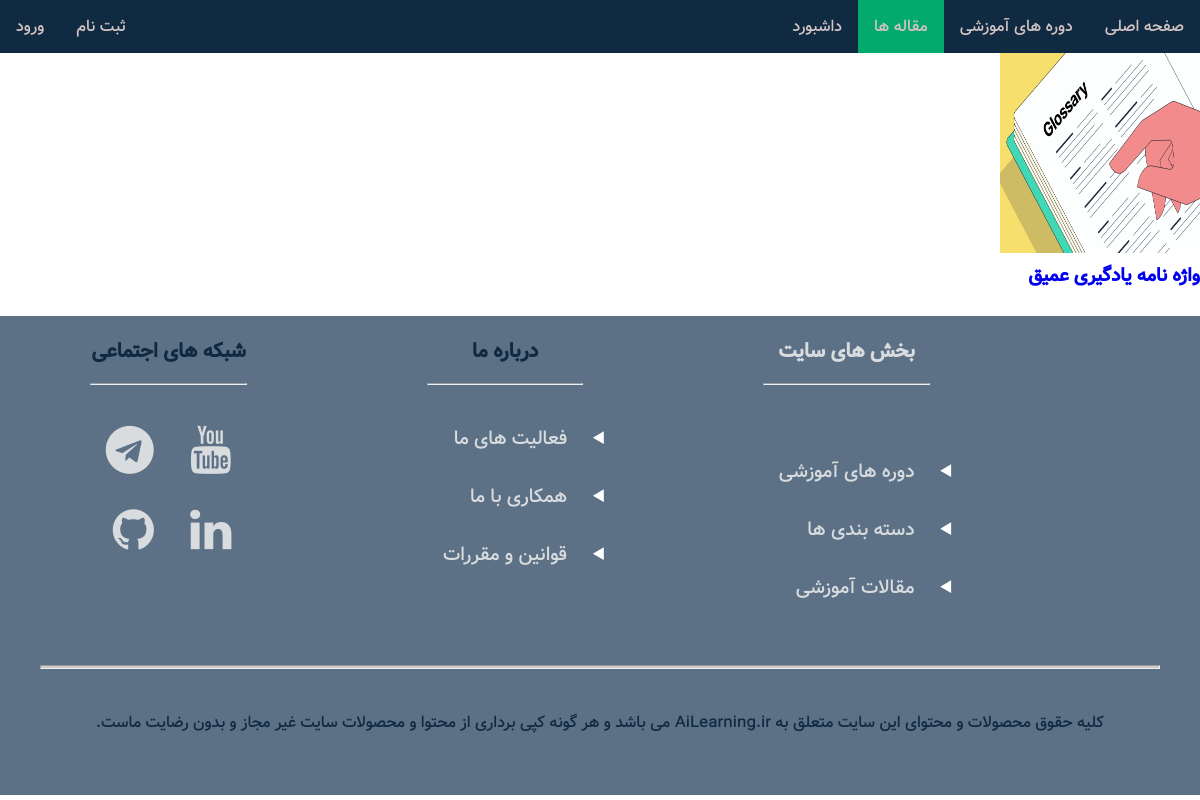
Screenshot of /publication/articles/ with the database file from the repository.
### publication/models.py (models this page shows, shortened)
class Article(models.Model):
    name = models.CharField(max_length=150,help_text='The titile of Article')
    body = models.TextField( null=True, blank=True)
    author = models.ManyToManyField(to=Professor)
    date = models.DateField()
    file = models.FileField(null=True,blank=True,upload_to='media/article/file/')
    image = models.ImageField(null=True,blank=True,upload_to='media/article/image/')
    score = models.PositiveIntegerField(default=0)
    category = models.ForeignKey(to=Category,on_delete=models.PROTECT,null=True)
    comment = models.ForeignKey(to=ArticleComment,on_delete=models.PROTECT, null=True, blank=True)
    slug = models.SlugField(unique=True)
    video = models.FileField(null=True,blank=True,upload_to='media/article/video/')
    class Meta:
        verbose_name =("Article")
        verbose_name_plural = ("Articles")

### publication/views.py (the view)
# urls.py: path('articles/', ArticleListView.as_view(), name='article_list'),
class ArticleListView(ListView):
    model = Article
    def get(self, request):
        context = {}
        context ['user'] = request.user.id
        article_list = Article.objects.order_by('-date')
        context ['article_list'] = article_list
        return render(request,'publication/article_list.html',context)

### templates/publication/article_list.html (shortened to what this page needs)
{% extends "base/base.html" %}
    {% block navbar %}
    <ul>
      <li style="float:right"><a href="{% url 'index' %}"> صفحه اصلی </a></li>
      <li style="float:right"><a href="{% url 'courses' %}"> دوره های آموزشی</a></li>
      <li style="float:right"><a class="active" href="{% url 'article_list' %}">  مقاله ها  </a></li>
      <li style="float:right"><a href="{% url 'dashboard' %}"> داشبورد </a></li>
      {% if user is None %}
      <li><a  href="{% url 'login' %}"> ورود </a></li>
      <li><a  href="{% url 'signup' %}"> ثبت نام </a></li>
      {% endif %}
    </ul>
    {% endblock %}
{% block content %}
    {% for article in article_list %}
        <a href="{% url 'article_details' article.slug %}">
            {% if article.image %}
            <img src="{{ article.image.url }} " height="200" width="200">
            {% endif %}
            <h3>{{article.name}}</h3>
    {% endfor %}
{% endblock %}

### static/css/styles.css (style rules this page uses)
* { margin: 0; padding: 0; box-sizing: border-box; }
:root { --clr-primary: #e2711d; --clr-primary-light: #ffb627; --clr-grey-1: #102a42; --clr-grey-5: #617d98; --clr-grey-10: #f1f5f8; --clr-white: #fff; --ff-primary: "vazir", sans-serif; --transition: all 0.3s linear; }
body { font-family: var(--ff-primary); background: var(--clr-white); color: var(--clr-grey-1); text-align: right; font-size: 1rem; }
a { text-decoration: none; }
ul { list-style-type: none; margin: 0; padding: 0; overflow: hidden; background-color: var(--clr-grey-1); }
li { float: left; }
li a { display: block; color: rgb(211, 196, 196); text-align: center; padding: 14px 16px; text-decoration: none; transition: var(--transition); }
.active { background-color: #04AA6D; }
.footer-section a { color: #d9dcdf; text-decoration: none; font-size: 1.2rem; }
.footer-section li a { background-color: inherit; text-align: right; }

### rows the page displays
Article: image (picture), name "واژه نامه یادگیری عمیق"
